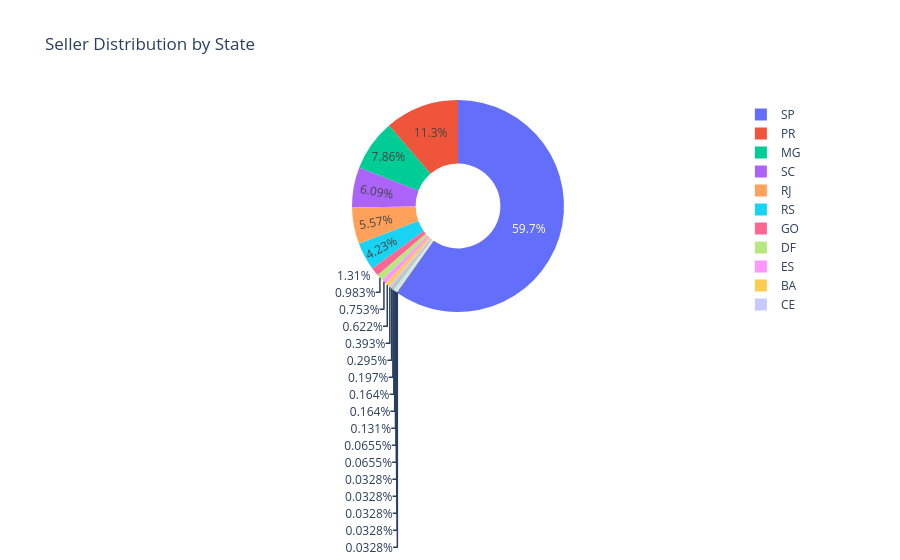

The notebook cell this image was saved under:
### Code cell
# Chart 4 — Seller State Distribution (pie)
fig4 = px.pie(
    by_state, names='seller_state', values='seller_count',
    title='Seller Distribution by State',
    hole=0.4
)
fig4.update_layout(template='plotly_white')
fig4.show()
with open(os.path.join(OUT, 'seller_state_distribution.json'), 'w') as f:
    f.write(fig4.to_json())
print('Exported seller_state_distribution.json')

### Figure 1 — Plotly figure (JSON) as saved in the notebook; plotly's stock layout.template omitted (floating-point values rounded to 4 significant figures)
{"data": [{"domain": {"x": [0, 1], "y": [0, 1]}, "hole": 0.4, "hovertemplate": "seller_state=%{label}<br>seller_count=%{value}<extra></extra>", "labels": ["SP", "PR", "MG", "RJ", "SC", "RS", "BA", "DF", "PE", "GO", "ES", "MA", "CE", "PB", "MT", "RN", "MS", "RO", "PI", "SE", "PA", "AM", "AC"], "legendgroup": "", "name": "", "showlegend": true, "type": "pie", "values": [1822, 344, 240, 170, 186, 129, 19, 30, 9, 40, 23, 1, 12, 6, 4, 5, 5, 2, 1, 2, 1, 1, 1]}], "layout": {"legend": {"tracegroupgap": 0}, "title": {"text": "Seller Distribution by State"}}}
